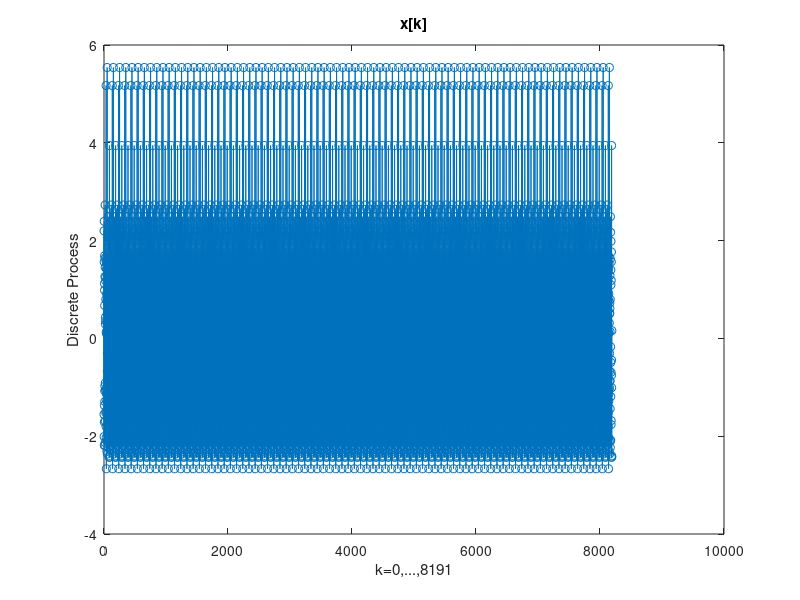

The MATLAB script that drew this image: (Note: this script raises an error after producing the figure.)
clf;
close all;
clear;
clc;

rng('default');

%1] Construct the X[k]
lamda = NaN([1 6]);
phase = NaN([1 6]);

lamda(1) = 0.12;
lamda(2) = 0.30;
lamda(3) = lamda(1)+lamda(2);
lamda(4) = 0.19;
lamda(5) = 0.17;
lamda(6) = lamda(4)+lamda(5);

phase(1) = unifrnd(0,2*pi);
phase(2) = unifrnd(0,2*pi);
phase(3) = phase(1)+phase(2);
phase(4) = unifrnd(0,2*pi);
phase(5) = unifrnd(0,2*pi);
phase(6) = phase(4)+phase(5);

omega = 2*pi*lamda;

N = 8192;

x_k = NaN([1 N]);
k = 0:N-1; 

for i=1:N
    x_k(i) = sum(cos(omega*k(i)+phase));
end

x_k = x_k-mean(x_k); 
%The mean values is extracted in order to produce a stationary signal. The 
%estimated cumulants are going to be expressed with a simplier equation -
%relation.

figure()
plot(k,x_k,'Marker','o');
title('x[k]')
ylabel('Discrete Process');
xlabel('k=0,...,8191');

%2] Estimate the Power Spectrum C^x_2(f). Use L2=128 max shifting for the
%autocorrelation
L2 = 128;
powerspec = PowerSpectrum(x_k,L2,true);

%3] Estimate the BiSpectrum (only in the primary area) C^3_x(f1,f2) using:
K = 32;
M = 256;
L3 = 64;

%a] The Indrirect Method with K=23,M=256. Use L3=64 max shiftings for the
%third order cumulants 

%a1] Use Rectangular Window
bispec_indirect = BiSpectrumIndirect(x_k,K,M,L3,'Rectangular',true);

%a2] Use Parzen Window
bispec_indiparz = BiSpectrumIndirect(x_k,K,M,L3,'Parzen',true);

%b] The Direct Method with K=32,M=256,J=0.
J = 0;
fs = 2^14;
bispec_direct = BiSpectrumDirect(x_k,K,M,fs,J,true);
